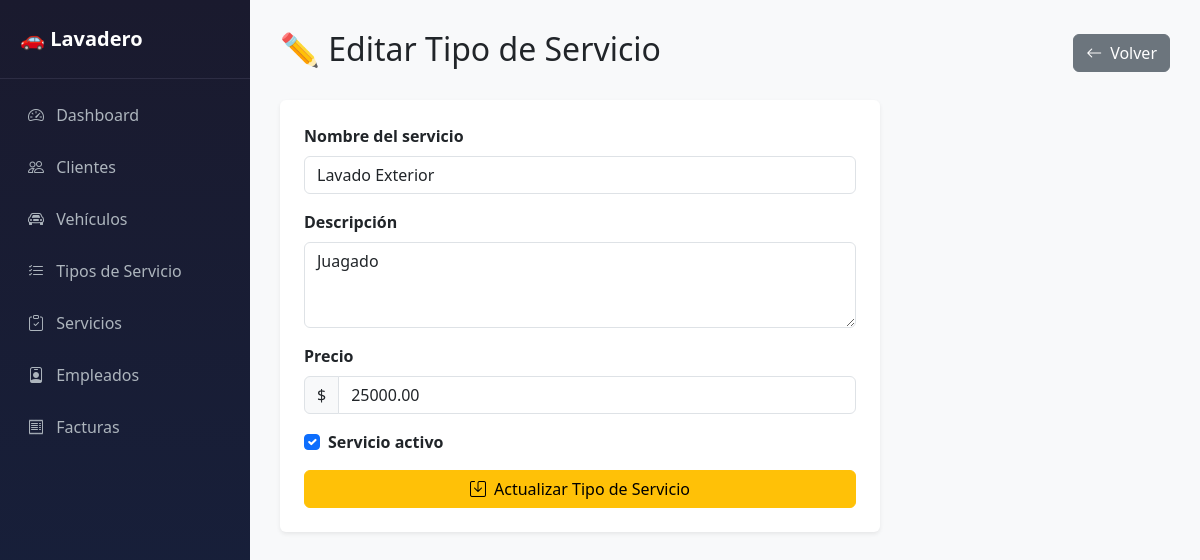
/tipos-servicio/editar/1/, run on the app's committed database.
### gestion/models.py (models this page shows, shortened)
class TipoServicio(models.Model):
    nombre      = models.CharField(max_length=100)
    descripcion = models.TextField(blank=True)
    precio      = models.DecimalField(max_digits=10, decimal_places=2)
    activo      = models.BooleanField(default=True)

### gestion/views.py (the view, shortened to what this page needs)
# urls.py: path('tipos-servicio/editar/<int:id>/',     views.editar_tipo_servicio,   name='editar_tipo_servicio'),
def editar_tipo_servicio(request, id):
    tipo = get_object_or_404(TipoServicio, id=id)
    return render(request, 'gestion/editar_tipo_servicio.html', {'tipo': tipo})

### gestion/templates/gestion/editar_tipo_servicio.html (shortened to what this page needs)
{% extends 'gestion/base.html' %}
{% block contenido %}
<div class="d-flex justify-content-between align-items-center mb-4">
    <h2>✏️ Editar Tipo de Servicio</h2>
    <a href="{% url 'lista_tipos_servicio' %}" class="btn btn-secondary">
        <i class="bi bi-arrow-left me-2"></i>Volver
    </a>
</div>
<div class="card border-0 shadow-sm" style="max-width: 600px;">
    <div class="card-body p-4">
        <form method="POST">
            <div class="mb-3">
                <label class="form-label fw-bold">Nombre del servicio</label>
                <input type="text" name="nombre" class="form-control"
                       value="{{ tipo.nombre }}" required>
            </div>
            <div class="mb-3">
                <label class="form-label fw-bold">Descripción</label>
                <textarea name="descripcion" class="form-control"
                          rows="3">{{ tipo.descripcion }}</textarea>
            </div>
            <div class="mb-3">
                <label class="form-label fw-bold">Precio</label>
                <div class="input-group">
                    <span class="input-group-text">$</span>
                    <input type="number" name="precio" class="form-control"
                           value="{{ tipo.precio }}" min="0" step="0.01" required>
                </div>
            </div>
            <div class="mb-3">
                <div class="form-check">
                    <input type="checkbox" name="activo" class="form-check-input"
                           id="activo" {% if tipo.activo %}checked{% endif %}>
                    <label class="form-check-label fw-bold" for="activo">
                        Servicio activo
                    </label>
                </div>
            </div>
            <button type="submit" class="btn btn-warning w-100">
                <i class="bi bi-save me-2"></i>Actualizar Tipo de Servicio
            </button>
        </form>
    </div>
</div>
{% endblock %}

### gestion/templates/gestion/base.html (style rules this page uses)
body { background-color: #f8f9fa; }

### data on the page
TipoServicio: nombre "Lavado Exterior", descripcion "Juagado", precio "25000.00", activo "☑"
